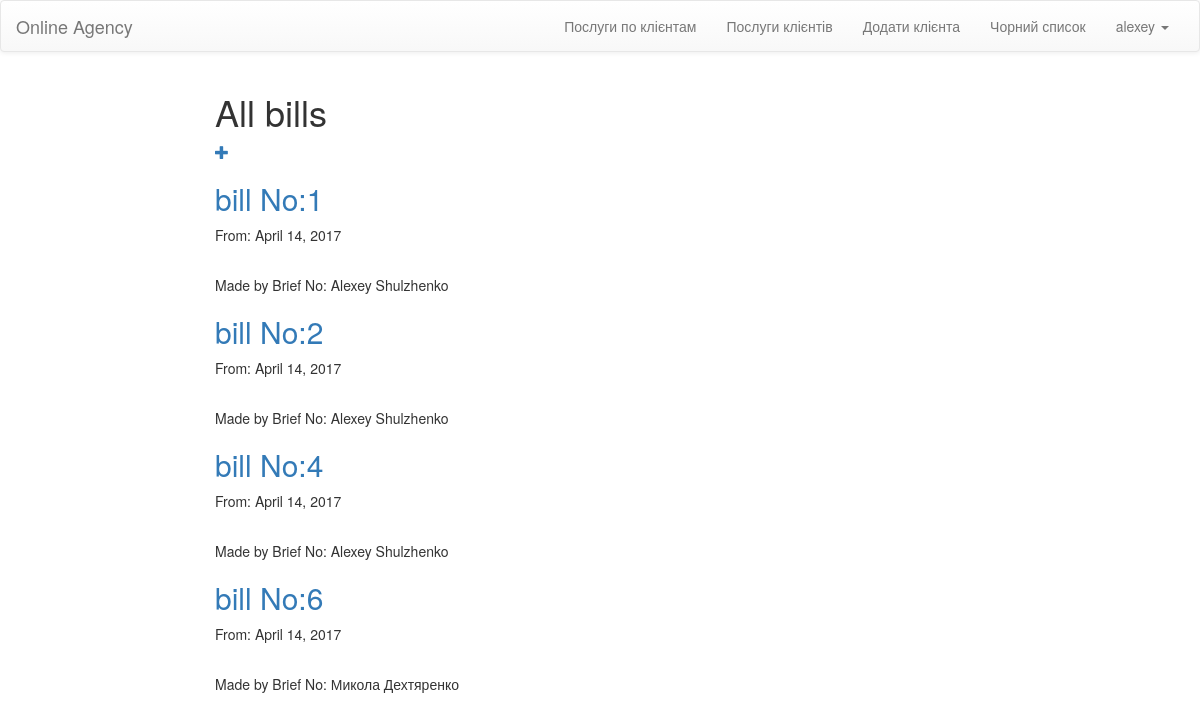
Page /bills/ (signed in) on the committed database.
### OnlineAgecy/models.py (models this page shows, shortened)
class MyUser(AbstractUser):
    client_id = models.ForeignKey(Client, null=True)

class Bill(models.Model):
    id = models.AutoField(primary_key=True)
    Act_id = models.ForeignKey(Act)
    Date = models.DateField(max_length=100)
    Manager_id = models.ForeignKey(Manager)

class Manager(models.Model):
    id = models.AutoField(primary_key=True)
    Name = models.CharField(max_length=40)
    Birthday_date = models.DateField(max_length=100)
    Position = models.CharField(max_length=40, default='Intern')
    def __str__(self):
        return self.Name

### OnlineAgecy/views.py (the view)
# urls.py: url(r'^clients/bills/(?P<id>\d+)/$', views.all_clients_bills, name='all_clients_bills'),
@login_required(login_url="login/")
def bills(request):
    bills = Bill.objects.raw('SELECT * FROM OnlineAgecy_bill')
    return render(request, "bills/bills_list.html", {'bills': bills})

### templates/bills/bills_list.html (shortened to what this page needs)
{% extends 'layouts/base.html' %}
{% block content %}
    <div class="col-lg-8 col-lg-offset-2 col-md-8 col-md-offset-2">
        <h1> All bills </h1><span><a href="{% url 'bills_new' %}" class="top-menu"><span class="glyphicon glyphicon-plus"></span></a> </span>
        {% for bill in bills %}
            <h2><a href="{%  url 'bills_detail' bill.id %}"> bill No:{{bill.id}}</a> </h2>
            <p>From: {{bill.Date}}</p><br>
            <p>Made by Brief No: {{bill.Manager_id}}</p>
        {% endfor %}
   </div>
{% endblock %}

### templates/layouts/base.html (shortened to what this page needs)
	{% load staticfiles %}
	<!DOCTYPE html>
	<html>
	<head>
        <link rel="stylesheet" href="{% static 'css/main.css' %}">
	    <link rel="stylesheet" href="//maxcdn.bootstrapcdn.com/bootstrap/3.2.0/css/bootstrap.min.css">
        <link rel="stylesheet" href="//maxcdn.bootstrapcdn.com/bootstrap/3.2.0/css/bootstrap-theme.min.css">
        <link rel="stylesheet" href="https://cdnjs.cloudflare.com/ajax/libs/bootstrap-datetimepicker/4.17.37/css/bootstrap-datetimepicker.min.css" />
    </head>
	<body>
	<nav class="navbar navbar-default">
	  <div class="container-fluid">
	    <div class="navbar-header">
	      <a class="navbar-brand" href="/">Online Agency</a>
	    </div>
	    <div class="collapse navbar-collapse" id="bs-example-navbar-collapse-1">
	      <ul class="nav navbar-nav navbar-right">
              {% for group in user.groups.all %}
                {% if group.name == 'manager' %}
                  <li><a href="{% url 'contracts_services'  %} ">Послуги по клієнтам</a></li>
                  <li><a href="{% url 'clients_services_count'  %} ">Послуги клієнтів</a></li>
                  <li><a href="{% url 'client_new'  %} ">Додати клієнта</a></li>
                  <li><a href="{% url 'fresh_clients' %} ">Чорний список</a></li>
                {% endif %}
              {% endfor %}
	        <li class="dropdown">
	          <a href="#" class="dropdown-toggle" data-toggle="dropdown" role="button" aria-expanded="false">{{ request.user.username }} <span class="caret"></span></a>
	        </li>
	      </ul>
	    </div>
	  </div>
	</nav>
    {% block content %}
    {% endblock %}
	</body>
	</html>

### rows in the picture
MyUser: user.username "alexey"
Bill: id "1", Date "April 14, 2017", Manager_id "Alexey Shulzhenko"
Bill: id "2", Date "April 14, 2017", Manager_id "Alexey Shulzhenko"
Bill: id "4", Date "April 14, 2017", Manager_id "Alexey Shulzhenko"
Bill: id "6", Date "April 14, 2017", Manager_id "Микола Дехтяренко"
